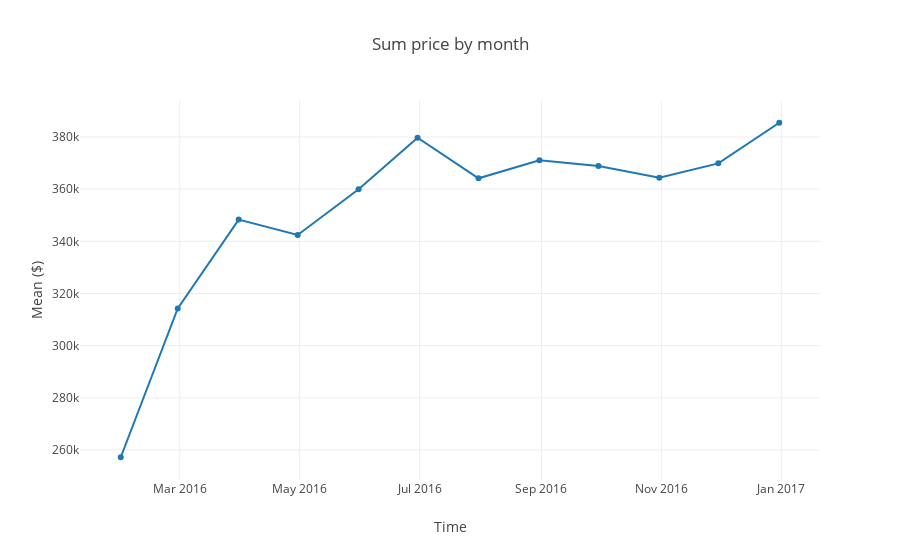

This figure's notebook cell:
### Markdown cell above
#### Sum price by month

### Code cell
# To view interactive plots, click link below : 
# https://nbviewer.jupyter.org/github/ntmai03/Airbnb/blob/master/AirbnbTimeSeriesAnalysis.ipynb

trace4 = go.Scatter(
    x = df2.index[:-1],
    y = df2.Sum
)
data4 = [trace4]
layout = go.Layout(
    title = "Sum price by month",
    xaxis  = dict(title = "Time"),
    yaxis = dict(title = "Mean ($)")
)

fig4 = go.Figure(data = data4, layout = layout)
offline.iplot(fig4)

### Figure 1 — Plotly figure (JSON) as saved in the notebook; plotly's stock layout.template omitted (floating-point values rounded to 4 significant figures)
{"data": [{"type": "scatter", "uid": "3a77be14-5949-4fe5-a1bb-dd2bf455d5a0", "x": ["2016-01-31", "2016-02-29", "2016-03-31", "2016-04-30", "2016-05-31", "2016-06-30", "2016-07-31", "2016-08-31", "2016-09-30", "2016-10-31", "2016-11-30", "2016-12-31"], "y": [257200.0, 314300.0, 348300.0, 342400.0, 359968, 379700.0, 364200.0, 371000.0, 368900.0, 364400.0, 369900.0, 385500.0, 390000.0]}], "layout": {"title": {"text": "Sum price by month"}, "xaxis": {"title": {"text": "Time"}}, "yaxis": {"title": {"text": "Mean ($)"}}}}
